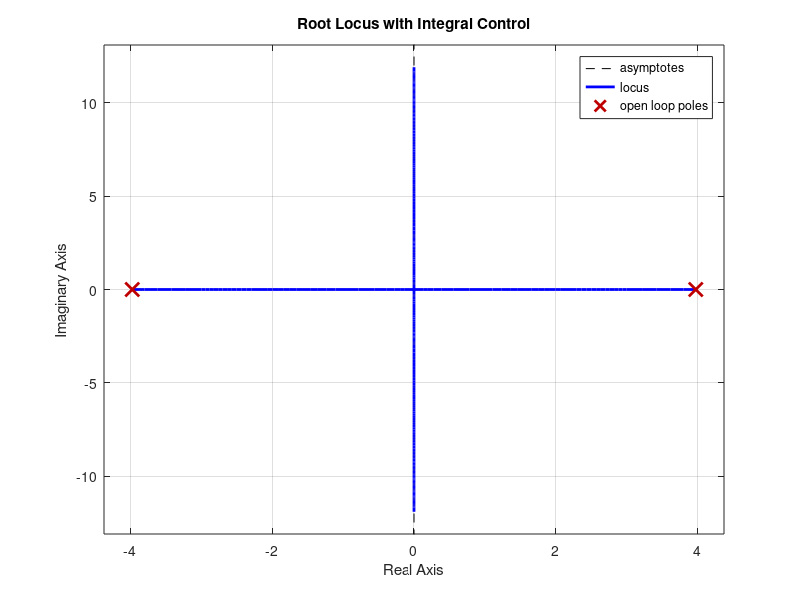

MATLAB code for this plot: (Note: this script raises an error after producing the figure.)
%%
close all; clear all; clc;

%% 
s = tf('s');
m = 0.1;
M = 1.0;
l = 0.5;
g = 9.8;

P_pend = 1/((-(l/3)*(m+4*M)*s^2)+ g*(m+M))

[p,z] = pzmap(P_pend)
rlocus(P_pend)

%% Find controller
C = -1
rlocus(C*P_pend)
title('Root Locus with Integral Control')



%% Find Gain
[k,poles] = rlocfind(C*P_pend)


%% Close loop stability
K = 1.5858;
T = feedback(P_pend,K*C);
impulse(T)
title('Impulse Disturbance Response of Pendulum Angle under PID Control');

%% Open loop step response:
impulse(P_pend)


%% Desired TF:
W = 1/(s+1)
Wz = c2d(W,0.1)
step(Wz)


%% Z Transform Plant:
Tc = 0.1
Pz = c2d(P_pend, Tc)

p = pole(Pz)
z1 = zero(Pz)

p1 = p(1)

%% Digital Controller:
z = tf('z');
ps = -1
w1 = 2/(1+p1)
w0 = (p1-1)/(p1+1)

Wo = ((z-z1)*(w1*z + w0))/(z^3)
C = 1/Pz * (Wo)/(1-Wo)

T = feedback(1,Pz*C)

impulse(T)

sys z